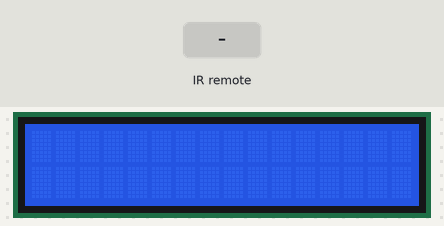
This program was run on a simulated Arduino Mega 2560, built with avr-gcc and run on an emulated ATmega2560. Parts: 16×2 character LCD. The inputs (shaded band) are chosen by the test bench. The local clock reads 2024-03-15 10:24:30 at power-on unless the program sets it.

Above: at 1.2 s.
1.3 s: infrared code 0xF30CFF00 received
At 2.6 s:
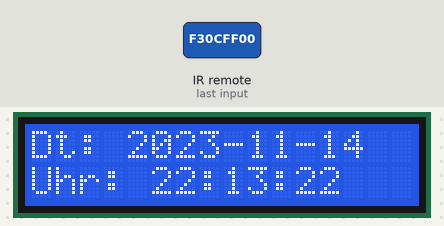
At 3.8 s:
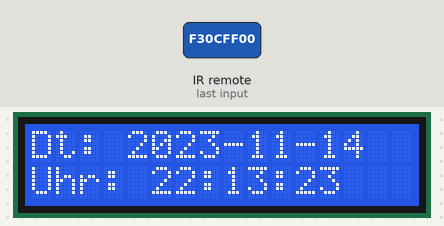
Timing chart, 0 to 5.3 s (numbered marks = the images above; inputs shaded):
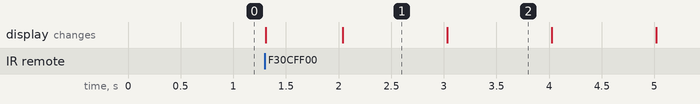

Measured:
- after the input at 1.3 s, the display: first changes at once (image 1 shows a later state)
- what the display in image 1 shows lasts 1.0 s, from 2.0 s to 3.0 s

The program:

main.cpp
```cpp
#include <Wire.h>
#include <RTClib.h>
#include <LiquidCrystal.h>
#include <IRremote.h>
#include <SPI.h>

const int RS = 5;
const int E = 6;
const int D4 = 10;
const int D5 = 11;
const int D6 = 12;
const int D7 = 13;

const int irReceiverPin = 22;

const int RTC_SDA = 20;   // SDA-Pin des RTC-Moduls an analogen Pin 8
const int RTC_SCL = 21;   // SCL-Pin des RTC-Moduls an analogen Pin 9

bool uhrzeit = false;
bool uhrzeitModus = false;
bool weckerModus = false;
bool timerModus= false;
bool hauptmenu = true;

const unsigned long button1Code = 0xF30CFF00;
const unsigned long button2Code = 0xE718FF00;
const unsigned long button3Code = 0xA15EFF00;

int year;
int month;
int day;
int hour;
int minute;
int second;

RTC_DS3231 rtc;
LiquidCrystal lcd(RS, E, D4, D5, D6, D7);

const int alarmHour = 8;
const int alarmMinute = 0;
bool alarmTriggered = false;

const unsigned long timerDuration = 20; // Timerdauer in Sekunden (20 Sekunden)

void setup() {
  Serial.begin(9600);
  Wire.begin();
  rtc.begin();
  lcd.begin(16, 2);
  IrReceiver.begin(irReceiverPin, false);
  rtc.adjust(DateTime(F(__DATE__), F(__TIME__)));
}

void loop() {
  DateTime now = rtc.now();

  if (IrReceiver.decode()) {
    if (hauptmenu) {
      if (IrReceiver.decodedIRData.decodedRawData == button1Code) {
        hauptmenu = false;
        uhrzeitModus = true;
        uhrzeit = true;
      }
      else if (IrReceiver.decodedIRData.decodedRawData == button2Code) {
        hauptmenu = false;
        weckerModus = true;
      }
      else if (IrReceiver.decodedIRData.decodedRawData == button3Code) {
        hauptmenu = false;
        timerModus = true;
      }
    }
  }

  if (uhrzeit) {
    year = now.year();
    month = now.month();
    day = now.day();
    hour = now.hour();
    minute = now.minute();
    second = now.second();

    lcd.clear();
    lcd.setCursor(0, 0);
    lcd.print("Dt: ");
    lcd.print(year);
    lcd.print("-");
    lcd.print(month);
    lcd.print("-");
    lcd.print(day);

    lcd.setCursor(0, 1);
    lcd.print("Uhr: ");
    lcd.print(hour);
    lcd.print(":");
    lcd.print(minute);
    lcd.print(":");
    lcd.print(second);
  }

  if (weckerModus && hour == alarmHour && minute == alarmMinute && !alarmTriggered) {
      lcd.clear();
      lcd.print("Wecker klingelt!");
      alarmTriggered = true;
  }


  if (timerModus && !alarmTriggered) {
    DateTime timerStart = rtc.now();
    long timerEndSeconds = timerStart.unixtime() + timerDuration;

    if (rtc.now().unixtime() >= timerEndSeconds) {
      lcd.clear();
      lcd.print("Timer abgelaufen!");
      alarmTriggered = true;
    }
  }
}
```
